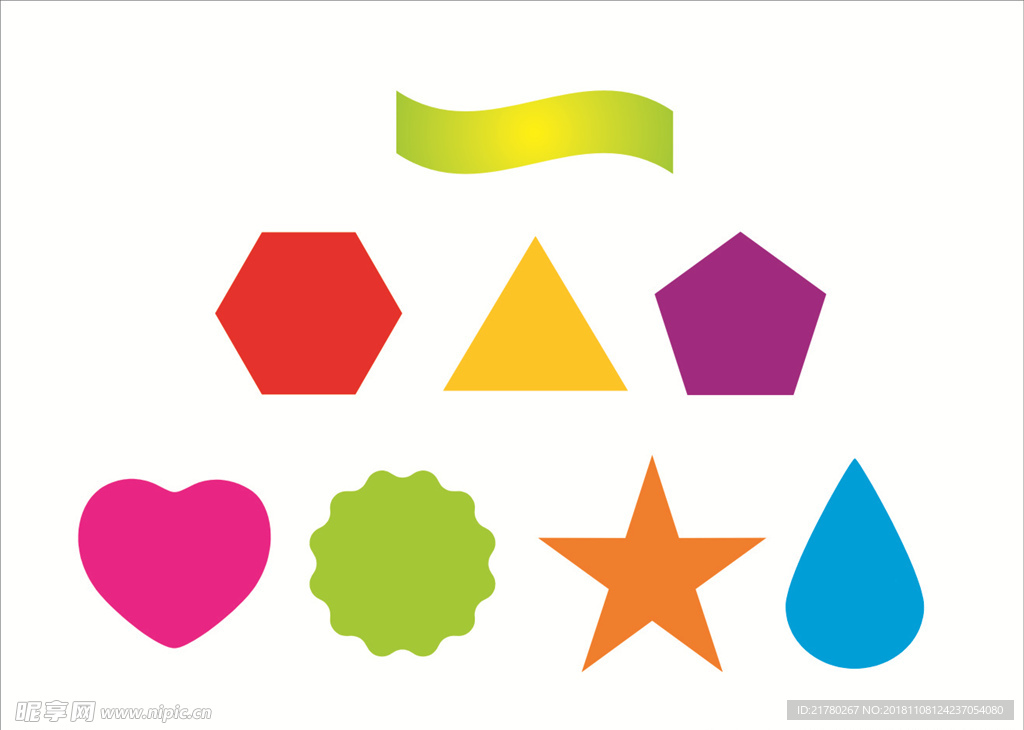
//> input picture Qt code/untitled70/build/Desktop_Qt_6_7_3-Debug/21.jpg, 1024 x 730 px
$ ./main   (built with g++ and OpenCV 4)
//> lines starting //> are read from the running program, lines starting //| are printed output that depends on the picture; after the words box and inside, x2 and y2 are one past the last pixel; in counts of white or black regions, pixels touching at a corner belong together
#include <opencv2/opencv.hpp>
#include <iostream>

using namespace cv;
using namespace std;

//绘制轮廓函数
void drawapp(Mat result, Mat img2)
{
    for (int i = 0; i < result.rows; i++)
    {
        //最后一个坐标点与第一个坐标点相通
        if (i == result.rows - 1)
        {
            Vec2i point1 = result.at<Vec2i>(i);
            Vec2i point2 = result.at<Vec2i>(0);
            line(img2, point1, point2, Scalar(0, 255), 2, 8, 0);
            break;
        }
        Vec2i point1 = result.at<Vec2i>(i);
        Vec2i point2 = result.at<Vec2i>(i + 1);
        line(img2, point1, point2, Scalar(0, 255), 2, 8, 0);
    }
}

int main()
{
    Mat img = imread("21.jpg");
//> img is the input picture: 730 rows x 1024 cols, CV_8UC3; mean B, G, R 217.2, 226.3, 239.3
    if (img.empty())
    {
        cout << "请确认图像文件名称是否正确" << endl;
        return -1;
    }
    // 边缘检测
    Mat canny;
    Canny(img, canny, 80, 160, 3, false);
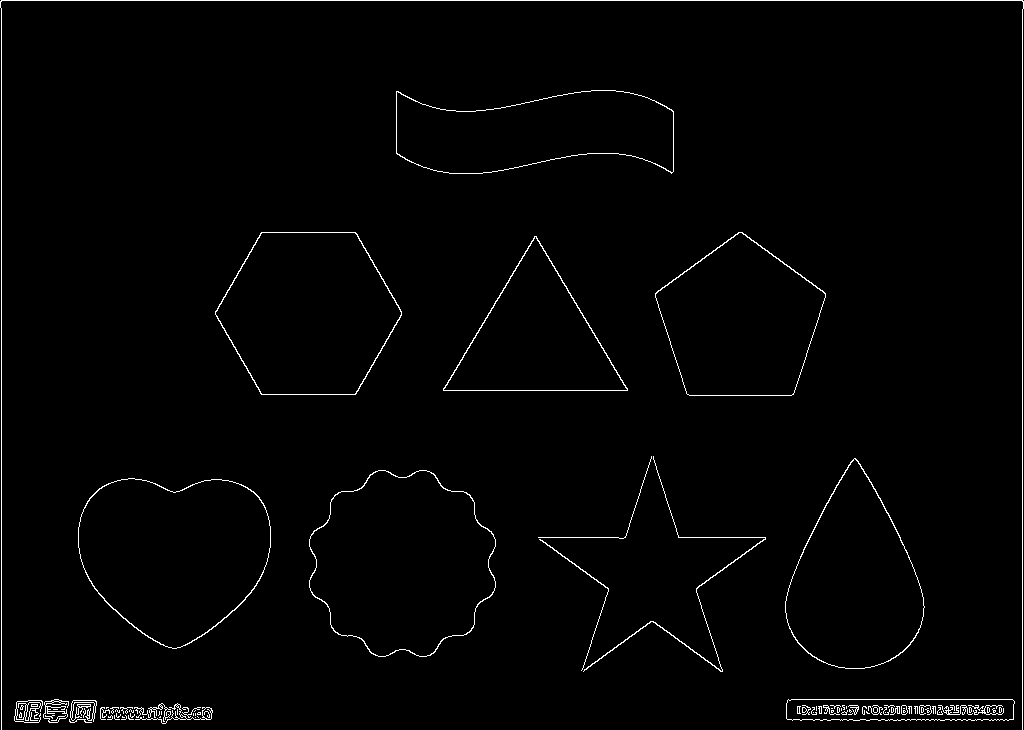
//> canny: 730 rows x 1024 cols, CV_8UC1; 1.5% white in thin lines or dots
    Mat kernel = getStructuringElement(0, Size(3, 3));
    dilate(canny, canny, kernel);
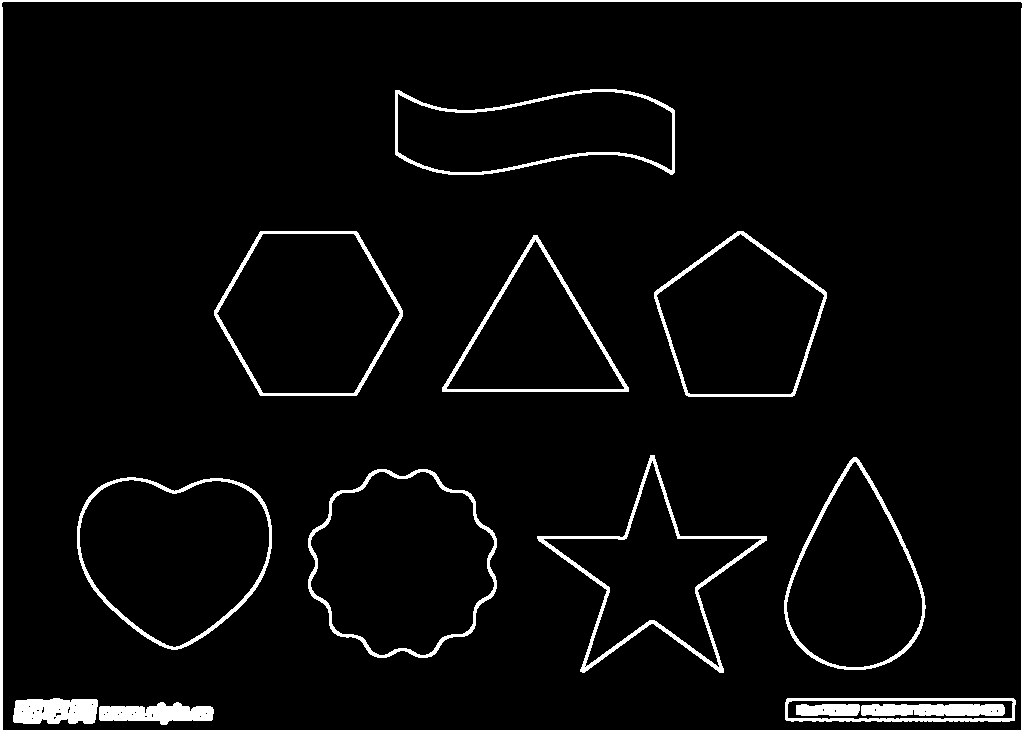
//> canny: 730 rows x 1024 cols, CV_8UC1; 4.3% white; 14 white regions

    // 轮廓提取与绘制
    vector<vector<Point>> contours;
    vector<Vec4i> hierarchy;
    findContours(canny, contours, hierarchy, 0, 2, Point());
//> contours = 12 contours; largest, box (x1, y1, x2, y2) and area: (308, 469, 497, 658) 26903, (77, 477, 272, 650) 25354, (214, 231, 403, 396) 23550, (654, 231, 827, 397) 20155, (784, 457, 926, 670) 19528

    // 绘制多边形
    for (int t = 0; t < contours.size(); t++)
    {
        //用最小外接矩形求取轮廓中心
        RotatedRect rect = minAreaRect(contours[t]);
        Point2f center = rect.center;
        circle(img, center, 2, Scalar(0, 255, 0), 2, 8, 0);

        Mat result;
        approxPolyDP(contours[t], result, 4, true);  // 多边形逼近
        drawapp(result, img);
        cout << "corners : " << result.rows << endl;
        // 判断形状和轮廓数量
        if (result.rows == 3)
        {
            putText(img, "triangle", center, 0, 1, Scalar(0, 255, 0), 1, 8);
        }
        if (result.rows == 4)
        {
            putText(img, "rectangle", center, 0, 1, Scalar(0, 255, 0), 1, 8);
        }
        if (result.rows == 8)
        {
            putText(img, "polygon8", center, 0, 1, Scalar(0, 255, 0), 1, 8);
        }
        if (result.rows > 12)
        {
            putText(img, "circle", center, 0, 1, Scalar(0, 255, 0), 1, 8);
        }
    }
//> this loop made 12 passes
//> rect on passes 1, 3, 4, 5, 6, 7, 9, 10, 11, 12: centre (156, 713), size (22, 114), angle -90, centre (55, 710.5), size (25, 84), angle -90, centre (173.7, 563.2), size (171.6, 194.2), angle -89.3, centre (402, 563), size (188, 188), angle -90, centre (840.6, 574.7), size (142.7, 199.5), angle -26.6, centre (651.5, 563.5), size (217, 229), angle -90, centre (740, 313.5), size (165, 172), angle -90, centre (308, 313), size (164, 188), angle -90, centre (534.5, 131.5), size (85, 279), angle -90, centre (511.5, 364.5), size (729, 1023), angle -90
//> (rect, result) on passes 2, 8: (centre (900, 709.5), size (23, 230), angle -90, [[785, 719], [1014, 720], [1015, 700], [787, 698]]), (centre (535, 313), size (156, 186), angle -90, [[442, 387], [628, 391], [537, 235]])
//| corners : 12
//| corners : 4
//| corners : 9
//| corners : 17
//| corners : 28
//| corners : 12
//| corners : 10
//| corners : 3
//> (output is shown up to pass 8 of 12)
//> pass 1, `drawapp(result, img);`:
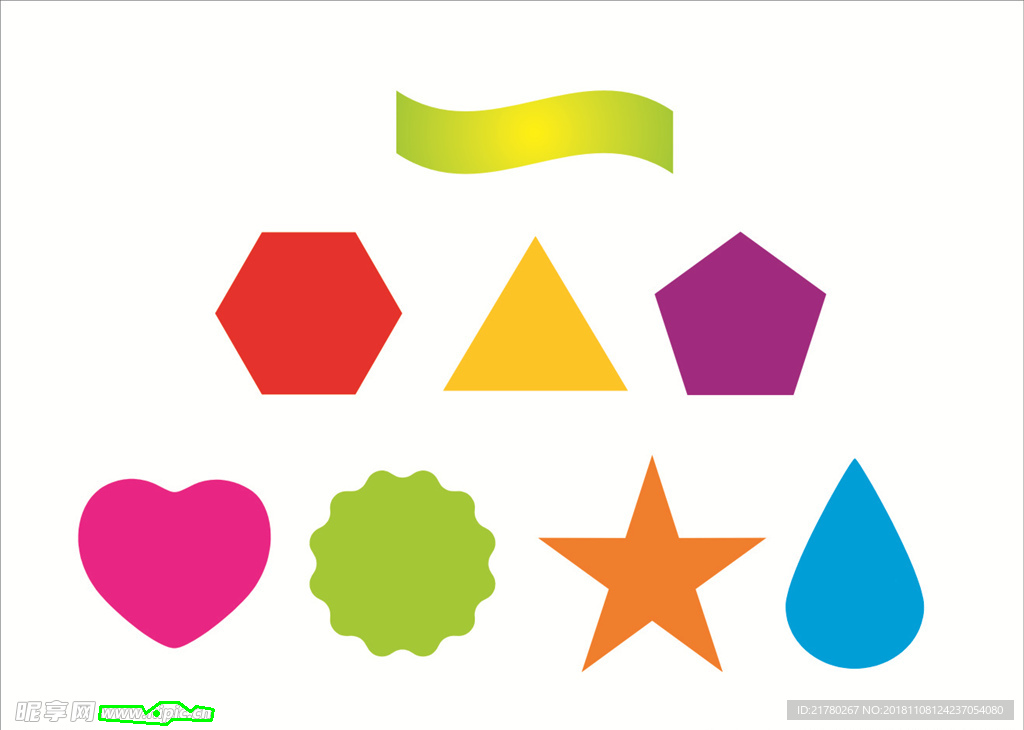
//> img: 730 rows x 1024 cols, CV_8UC3; 0.11% of pixels changed, all inside (x1, y1, x2, y2) = (98, 701, 215, 726)
//> pass 2, `drawapp(result, img);`:
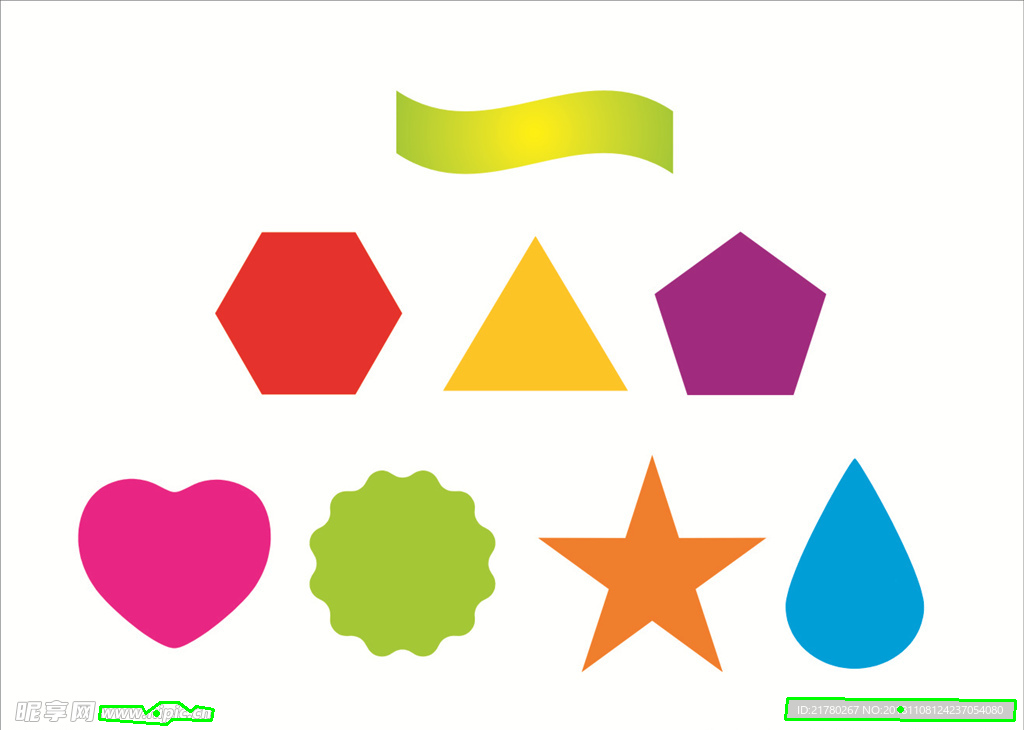
//> img: 730 rows x 1024 cols, CV_8UC3; 0.2% of pixels changed, all inside (x1, y1, x2, y2) = (784, 697, 1017, 722)
//> pass 3, `drawapp(result, img);`:
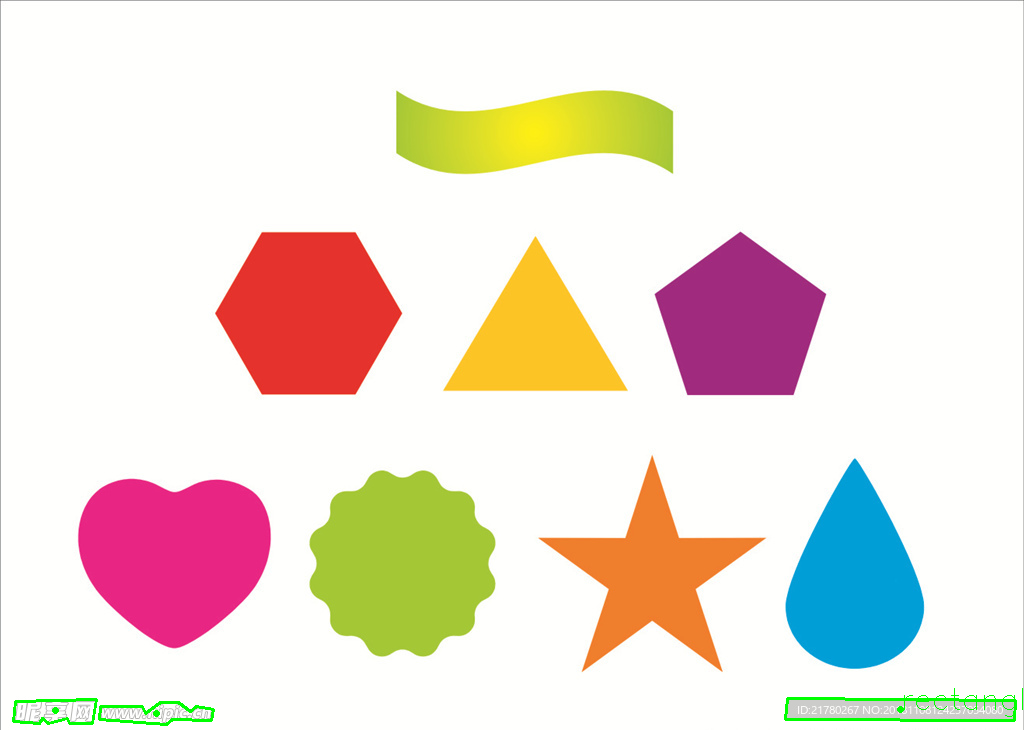
//> img: 730 rows x 1024 cols, CV_8UC3; mean B, G, R 216.2, 226.3, 238.3
//> after the loop:
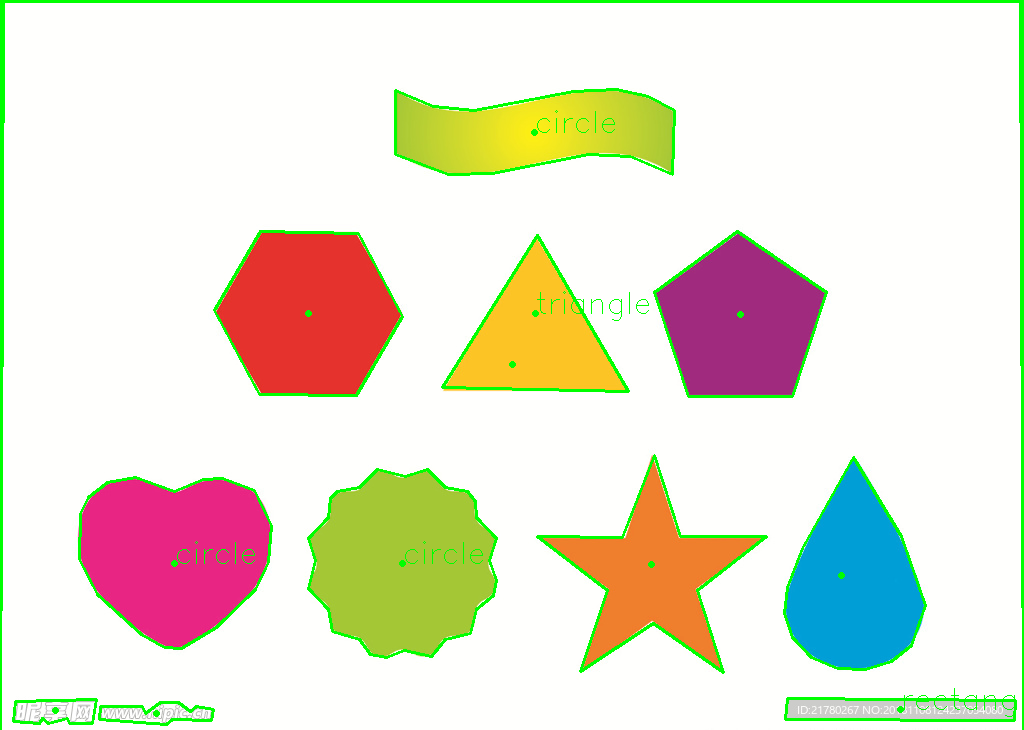
//> img: 730 rows x 1024 cols, CV_8UC3; 3.21% of pixels changed, all inside (x1, y1, x2, y2) = (0, 0, 1024, 730)

    imshow("result", img);
    waitKey(0);
    return 0;
}
